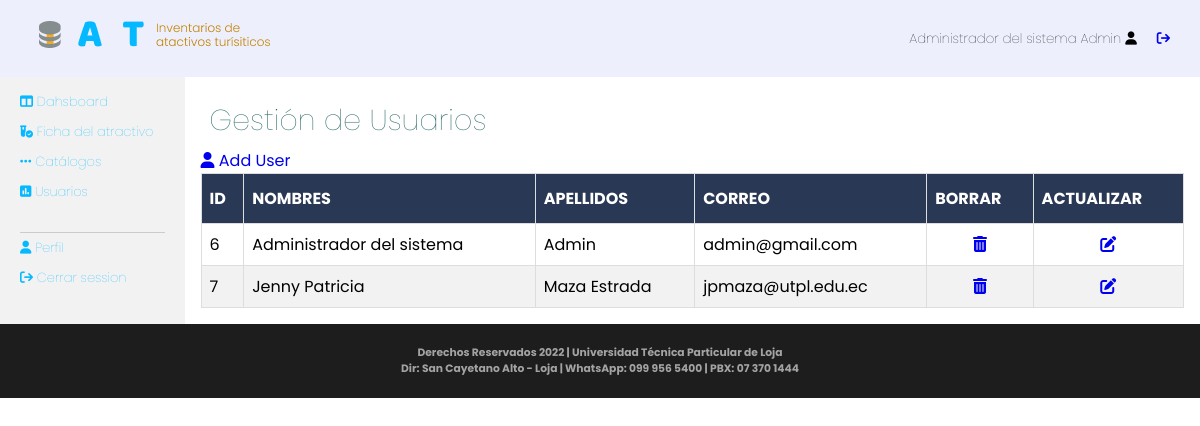
The page /administrator/views/libraryView.php?action=user (signed in) on the database its author committed.
### tables this page shows
CREATE TABLE `usuarios` (
  `id` int(11) NOT NULL,
  `nombres` varchar(150) NOT NULL,
  `apellidos` varchar(150) NOT NULL,
  `correo` varchar(150) NOT NULL,
  `clave` varchar(100) NOT NULL,
  `rol` varchar(10) NOT NULL,
  `ex` varchar(10) NOT NULL
);

### administrator/models/userModels.php (called while the page is built, shortened)
<?php
require_once "../../dll/class_mysqli.php";
class UserModel
{
  function UserModel(){
    $this->miconexion = new clase_mysqli;
  }
  function conectarDb(){
    $miconexion1 = new clase_mysqli;
    $miconexion1->conectar(DBHOST, DBUSER, DBPASS, DBNAME);
    return $miconexion1;
  }
  public function GetData() {
    $miconexion=$this->conectarDb();
    $resSQL=$miconexion->consulta("select id, nombres, apellidos, correo from usuarios");
    $resSQL=$miconexion->GetData11();
    return $resSQL;
  }
}

### dll/class_mysqli.php (called while the page is built, shortened)
<?php
class clase_mysqli{
	var $BaseDatos;
	var $Servidor;
	var $Usuario;
	var $Clave;
	var $Conexion_ID=0;
	var $Consulta_ID=0;
	function clase_mysqli($host="", $user="", $pass="", $db=""){
		$this->BaseDatos=$db;
		$this->Servidor=$host;
		$this->Usuario=$user;
		$this->Clave=$pass;
	}
	function conectar($host, $user, $pass, $db){
		if($db != "")$this->BaseDatos=$db;
		if($host != "")$this->Servidor=$host;
		if($user != "")$this->Usuario=$user;
		$this->Conexion_ID=new mysqli($this->Servidor, $this->Usuario, $this->Clave, $this->BaseDatos);
		return$this->Conexion_ID;
	}
	function consulta($sql=""){
		$this->Consulta_ID=mysqli_query($this->Conexion_ID,$sql);
		return $this->Consulta_ID;
	}
	function numcampos(){
		return mysqli_num_fields($this->Consulta_ID);
	}
    function GetData11()
	{
        if($this->numcampos() > 0)
        {
            $data[] = array();
            while( $row = mysqli_fetch_assoc($this->Consulta_ID) ){
                array_push($data, $row);
            }
        }
	    return $data;
	}
}
?>

### administrator/controller/user_controller.php (called while the page is built, shortened)
<?php
require_once "../models/userModels.php";
class user_controller{
    public function GetData()
    {
        $user = new UserModel();
        $data = $user->GetData();
        return $data;
    }
}
?>

### administrator/views/user.php (the view)
<h1>Gestión de Usuarios</h1>
<div class="menuDashboard"><a href="libraryView.php?action=user_add"><i class="fa-solid fa-user"></i> Add User</a></div>
<?php
	include("../controller/user_controller.php");
	$control= new user_controller();
    $dataList = $control->GetData();
?>
<table class='tablecud'>
        <thead class="thead-dark">
          <tr>
            <th scope="col">ID</th>
            <th scope="col">Nombres</th>
            <th scope="col">Apellidos</th>
            <th scope="col">Correo</th>
            <th scope="col">Borrar</th>
            <th scope="col">Actualizar</th>
          </tr>
        </thead>
        <tbody>
<?php
  	for ($i = 1; $i <= count($dataList) - 1; $i++) {
	    echo "<tr>";
	    echo "<td>" . $dataList[$i]['id'] . "</td>";
	    echo "<td>" . $dataList[$i]['nombres'] . "</td>";
	    echo "<td>" . $dataList[$i]['apellidos'] . "</td>";
	    echo "<td>" . $dataList[$i]['correo'] . "</td>";
	    echo  "<td class='txtcentrado'><a href='user_delete.php?userId=".$dataList[$i]['id']."'><i class='fa-solid fa-trash-can'></i></a></td>";
		echo  "<td class='txtcentrado'><a href='libraryView.php?action=user_update&userId=".$dataList[$i]['id']."'><i class='fa-solid fa-pen-to-square'></i></a></td>";
	    echo "</tr>";
  	}
?>
</tbody>
      </table>

### administrator/css/estilosAdmin.css (style rules this page uses)
* { padding: 0; margin: 0; }
body { background: #fff; font-family: 'Poppins', sans-serif; }
a { text-decoration: none; }
h1 { padding: 0.2em 0.3em; font-size: 1.8em; font-weight: 100; color: #256464; }
.tablecud { border-collapse: collapse; width: 100%; }
.tablecud td, .tablecud th { border: 1px solid #ddd; padding: 8px; }
.tablecud tr:nth-child(even) { background-color: #f2f2f2; }
.tablecud th { padding-top: 12px; padding-bottom: 12px; text-align: left; background-color: #293855; text-transform: uppercase; color: white; }
.txtcentrado { text-align: center; }

### rows shown on the page
usuarios: id "6", nombres "Administrador del sistema", apellidos "Admin", correo "admin@gmail.com"
usuarios: id "7", nombres "Jenny Patricia", apellidos "Maza Estrada", correo "jpmaza@utpl.edu.ec"

### other values the page prints
$_SESSION['username'] "Administrador del sistema Admin"
